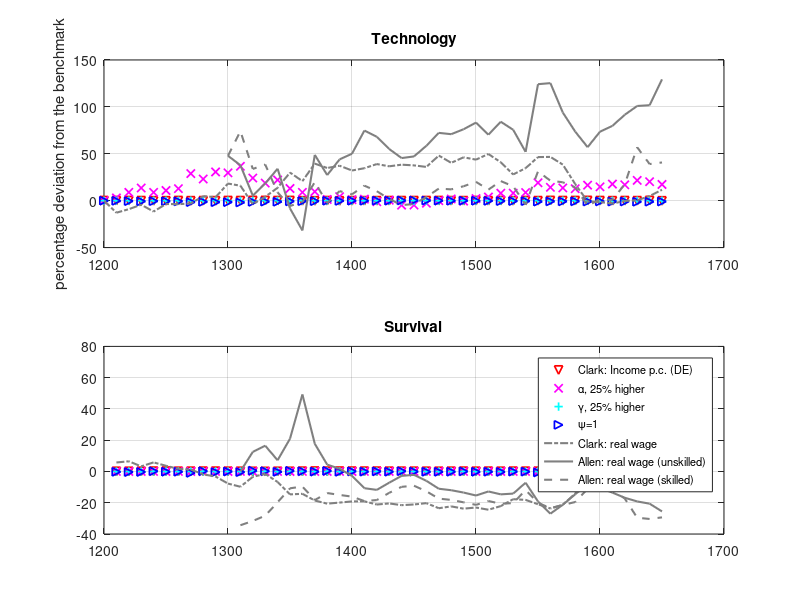
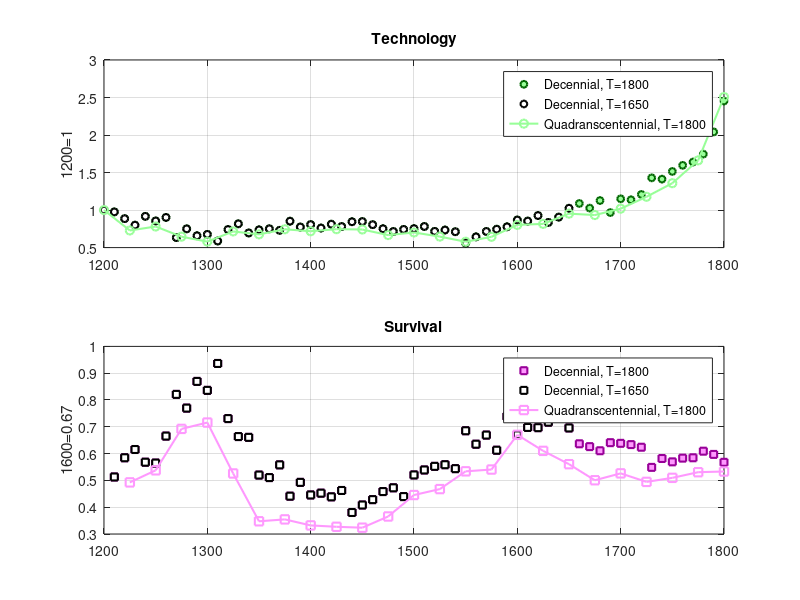

Here is the MATLAB script that generated these plots, in order:
clc
clear
close all

%% Figure 6

load('bm.mat')
load('Cy.mat')
load('Cw.mat')
load('A1.mat')
load('A2.mat')
load('alfa.mat')
load('gama.mat')
load('pssi.mat')

t = (1200:10:1650)';

figure(6)
subplot(2,1,1)
plot(t,100*((ACy./Abm)-1),'vr','LineWidth',1.25)
hold on
plot(t,100*((Aa./Abm)-1),'xm','LineWidth',1.25)
plot(t,100*((Ag./Abm)-1),'+c','LineWidth',1.25)
plot(t,100*((Ap./Abm)-1),'>b','LineWidth',1.25)
plot(t,100*((ACw./Abm)-1),'-.','Color',[0.5 0.5 0.5],'LineWidth',1.5)
plot(t(11:46,1),100*((AA1./Abm(11:46,1))-1),'-','Color',[0.5 0.5 0.5],'LineWidth',1.5)
plot(t(11:46,1),100*((AA2./Abm(11:46,1))-1),'--','Color',[0.5 0.5 0.5],'LineWidth',1.5)
hold off
grid on
title('Technology')
ylabel('percentage deviation from the benchmark')
subplot(2,1,2)
plot(t,100*((sCy./sbm)-1),'vr','LineWidth',1.25)
hold on
plot(t,100*((sa./sbm)-1),'xm','LineWidth',1.25)
plot(t,100*((sg./sbm)-1),'+c','LineWidth',1.25)
plot(t,100*((sp./sbm)-1),'>b','LineWidth',1.25)
plot(t,100*((sCw./sbm)-1),'-.','Color',[0.5 0.5 0.5],'LineWidth',1.5)
plot(t(11:46,1),100*((sA1./sbm(11:46,1))-1),'-','Color',[0.5 0.5 0.5],'LineWidth',1.5)
plot(t(11:46,1),100*((sA2./sbm(11:46,1))-1),'--','Color',[0.5 0.5 0.5],'LineWidth',1.5)
hold off
ylim([-40 80])
legend('Clark: Income p.c. (DE)','\alpha, 25% higher','\gamma, 25% higher','\psi=1','Clark: real wage','Allen: real wage (unskilled)','Allen: real wage (skilled)','Location','NorthEast','Orientation','vertical','FontSize',8)
grid on
title('Survival')

%% Figure 7

load('enddate.mat')
ted = (1200:10:1800)';

load('enddateQ.mat')
tedQ = (1200:25:1800)';

figure(7)
subplot(2,1,1)
plot(ted,Aed,'o','MarkerEdgeColor',[0 102/256 0],'MarkerFaceColor',[153/256 255/256 153/256],'LineWidth',1.5,'MarkerSize',5)
hold on
plot(t,Abm,'o','MarkerEdgeColor',[0 0 0],'MarkerFaceColor',[1 1 1],'LineWidth',1.5,'MarkerSize',5)
plot(tedQ,AQ,'o-','LineWidth',1.5,'Color',[153/256 255/256 153/256])
hold off
grid on
title('Technology')
ylabel('1200=1')
legend('Decennial, T=1800','Decennial, T=1650','Quadranscentennial, T=1800')
subplot(2,1,2)
plot(ted,sed,'s','MarkerEdgeColor',[153/256 0 153/256],'MarkerFaceColor',[255/256 153/256 255/256],'LineWidth',1.5,'MarkerSize',5)
hold on
plot(t,sbm,'s','MarkerEdgeColor',[0 0 0],'MarkerFaceColor',[1 1 1],'LineWidth',1.5,'MarkerSize',5)
plot(tedQ,sQ,'s-','LineWidth',1.5,'Color',[255/256 153/256 255/256])
hold off
grid on
ylim([0.3 1])
title('Survival')
ylabel('1600=0.67')
legend('Decennial, T=1800','Decennial, T=1650','Quadranscentennial, T=1800')

%%%%%%%%%%%%%%%%%%%%%%%%%%%%%%%%%%%%%%%%%%%%%%%%%%%%%%%%%%%%%%%%%%%%%%%%%%
%%%%%%%%%%%%%%%%%%%%%%%%%%%%%%%%%%%%%%%%%%%%%%%%%%%%%%%%%%%%%%%%%%%%%%%%%%
%%%%%%%%%%%%%%%%%%%%%%%%%%%%%%%%%%%%%%%%%%%%%%%%%%%%%%%%%%%%%%%%%%%%%%%%%%
%%%%%%%%%%%%%%%%%%%%%%%%%%%%%%%%%%%%%%%%%%%%%%%%%%%%%%%%%%%%%%%%%%%%%%%%%%